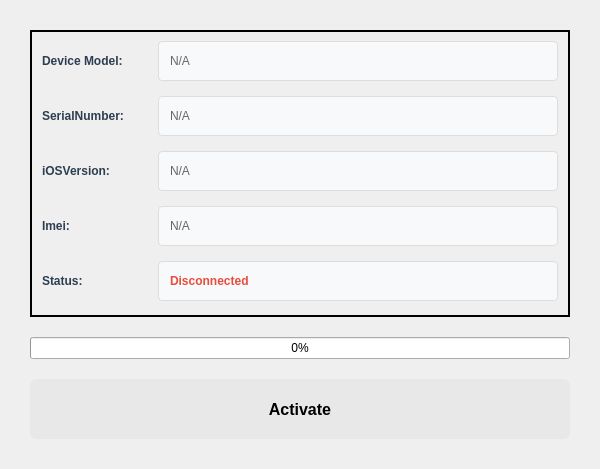
<?xml version="1.0" encoding="UTF-8"?>
<ui version="4.0">
 <class>MainWindow</class>
 <widget class="QMainWindow" name="MainWindow">
  <property name="geometry">
   <rect>
    <x>0</x>
    <y>0</y>
    <width>600</width>
    <height>469</height>
   </rect>
  </property>
  <property name="minimumSize">
   <size>
    <width>600</width>
    <height>350</height>
   </size>
  </property>
  <property name="maximumSize">
   <size>
    <width>800</width>
    <height>600</height>
   </size>
  </property>
  <property name="windowTitle">
   <string>Cybercity A12 Bypass</string>
  </property>
  <widget class="QWidget" name="centralwidget">
   <layout class="QVBoxLayout" name="verticalLayout_main">
    <property name="spacing">
     <number>20</number>
    </property>
    <property name="leftMargin">
     <number>30</number>
    </property>
    <property name="topMargin">
     <number>30</number>
    </property>
    <property name="rightMargin">
     <number>30</number>
    </property>
    <property name="bottomMargin">
     <number>30</number>
    </property>
    <item>
     <widget class="QFrame" name="frame_info">
      <property name="baseSize">
       <size>
        <width>0</width>
        <height>0</height>
       </size>
      </property>
      <property name="frameShape">
       <enum>QFrame::Box</enum>
      </property>
      <property name="lineWidth">
       <number>2</number>
      </property>
      <layout class="QVBoxLayout" name="verticalLayout_info">
       <property name="spacing">
        <number>15</number>
       </property>
       <property name="margins" stdset="0">
        <rect>
         <x>20</x>
         <y>20</y>
         <width>20</width>
         <height>20</height>
        </rect>
       </property>
       <item>
        <layout class="QHBoxLayout" name="horizontalLayout_model">
         <item>
          <widget class="QLabel" name="label_model_title">
           <property name="minimumSize">
            <size>
             <width>100</width>
             <height>0</height>
            </size>
           </property>
           <property name="maximumSize">
            <size>
             <width>100</width>
             <height>40</height>
            </size>
           </property>
           <property name="styleSheet">
            <string>font-weight: bold; color: #2c3e50;</string>
           </property>
           <property name="text">
            <string>Device Model:</string>
           </property>
          </widget>
         </item>
         <item>
          <widget class="QLabel" name="label_model_value">
           <property name="minimumSize">
            <size>
             <width>400</width>
             <height>0</height>
            </size>
           </property>
           <property name="maximumSize">
            <size>
             <width>400</width>
             <height>40</height>
            </size>
           </property>
           <property name="styleSheet">
            <string>background:#f8f9fa; border:1px solid #ddd; border-radius:4px; padding:8px; color:#666;</string>
           </property>
           <property name="text">
            <string>N/A</string>
           </property>
          </widget>
         </item>
        </layout>
       </item>
       <item>
        <layout class="QHBoxLayout" name="horizontalLayout_serial">
         <item>
          <widget class="QLabel" name="label_serial_title">
           <property name="minimumSize">
            <size>
             <width>100</width>
             <height>0</height>
            </size>
           </property>
           <property name="maximumSize">
            <size>
             <width>100</width>
             <height>40</height>
            </size>
           </property>
           <property name="styleSheet">
            <string>font-weight: bold; color: #2c3e50;</string>
           </property>
           <property name="text">
            <string>SerialNumber:</string>
           </property>
          </widget>
         </item>
         <item>
          <widget class="QLabel" name="label_serial_value">
           <property name="minimumSize">
            <size>
             <width>400</width>
             <height>0</height>
            </size>
           </property>
           <property name="maximumSize">
            <size>
             <width>400</width>
             <height>40</height>
            </size>
           </property>
           <property name="cursor">
            <cursorShape>PointingHandCursor</cursorShape>
           </property>
           <property name="styleSheet">
            <string>background:#f8f9fa; border:1px solid #ddd; border-radius:4px; padding:8px; color:#666;</string>
           </property>
           <property name="text">
            <string>N/A</string>
           </property>
          </widget>
         </item>
        </layout>
       </item>
       <item>
        <layout class="QHBoxLayout" name="horizontalLayout_ios">
         <item>
          <widget class="QLabel" name="label_ios_title">
           <property name="minimumSize">
            <size>
             <width>100</width>
             <height>0</height>
            </size>
           </property>
           <property name="maximumSize">
            <size>
             <width>100</width>
             <height>40</height>
            </size>
           </property>
           <property name="styleSheet">
            <string>font-weight: bold; color: #2c3e50;</string>
           </property>
           <property name="text">
            <string>iOSVersion:</string>
           </property>
          </widget>
         </item>
         <item>
          <widget class="QLabel" name="label_ios_value">
           <property name="minimumSize">
            <size>
             <width>400</width>
             <height>0</height>
            </size>
           </property>
           <property name="maximumSize">
            <size>
             <width>400</width>
             <height>40</height>
            </size>
           </property>
           <property name="styleSheet">
            <string>background:#f8f9fa; border:1px solid #ddd; border-radius:4px; padding:8px; color:#666;</string>
           </property>
           <property name="text">
            <string>N/A</string>
           </property>
          </widget>
         </item>
        </layout>
       </item>
       <item>
        <layout class="QHBoxLayout" name="horizontalLayout_imei">
         <item>
          <widget class="QLabel" name="label_imei_title">
           <property name="minimumSize">
            <size>
             <width>100</width>
             <height>0</height>
            </size>
           </property>
           <property name="maximumSize">
            <size>
             <width>100</width>
             <height>40</height>
            </size>
           </property>
           <property name="styleSheet">
            <string>font-weight: bold; color: #2c3e50;</string>
           </property>
           <property name="text">
            <string>Imei:</string>
           </property>
          </widget>
         </item>
         <item>
          <widget class="QLabel" name="label_imei_value">
           <property name="minimumSize">
            <size>
             <width>400</width>
             <height>0</height>
            </size>
           </property>
           <property name="maximumSize">
            <size>
             <width>400</width>
             <height>40</height>
            </size>
           </property>
           <property name="cursor">
            <cursorShape>PointingHandCursor</cursorShape>
           </property>
           <property name="styleSheet">
            <string>background:#f8f9fa; border:1px solid #ddd; border-radius:4px; padding:8px; color:#666;</string>
           </property>
           <property name="text">
            <string>N/A</string>
           </property>
          </widget>
         </item>
        </layout>
       </item>
       <item>
        <layout class="QHBoxLayout" name="horizontalLayout_status">
         <item>
          <widget class="QLabel" name="label_status_title">
           <property name="minimumSize">
            <size>
             <width>100</width>
             <height>0</height>
            </size>
           </property>
           <property name="maximumSize">
            <size>
             <width>100</width>
             <height>40</height>
            </size>
           </property>
           <property name="styleSheet">
            <string>font-weight: bold; color: #2c3e50;</string>
           </property>
           <property name="text">
            <string>Status:</string>
           </property>
          </widget>
         </item>
         <item>
          <widget class="QLabel" name="label_status_value">
           <property name="minimumSize">
            <size>
             <width>400</width>
             <height>0</height>
            </size>
           </property>
           <property name="maximumSize">
            <size>
             <width>400</width>
             <height>40</height>
            </size>
           </property>
           <property name="styleSheet">
            <string>background:#f8f9fa; border:1px solid #ddd; border-radius:4px; padding:8px; color:#e74c3c; font-weight:bold;</string>
           </property>
           <property name="text">
            <string>Disconnected</string>
           </property>
          </widget>
         </item>
        </layout>
       </item>
      </layout>
     </widget>
    </item>
    <item>
     <widget class="QProgressBar" name="progress_bar">
      <property name="visible">
       <bool>false</bool>
      </property>
      <property name="value">
       <number>0</number>
      </property>
     </widget>
    </item>
    <item>
     <widget class="QPushButton" name="activate_btn">
      <property name="enabled">
       <bool>false</bool>
      </property>
      <property name="minimumSize">
       <size>
        <width>0</width>
        <height>60</height>
       </size>
      </property>
      <property name="styleSheet">
       <string notr="true">
        background-color: rgb(232, 232, 232);
        color: black;
        font-weight: bold;
        font-size: 16px;
        border-radius: 6px;
       </string>
      </property>
      <property name="text">
       <string>Activate</string>
      </property>
      <property name="disabled" stdset="0">
       <bool>false</bool>
      </property>
     </widget>
    </item>
   </layout>
  </widget>
 </widget>
 <resources/>
 <connections/>
</ui>
